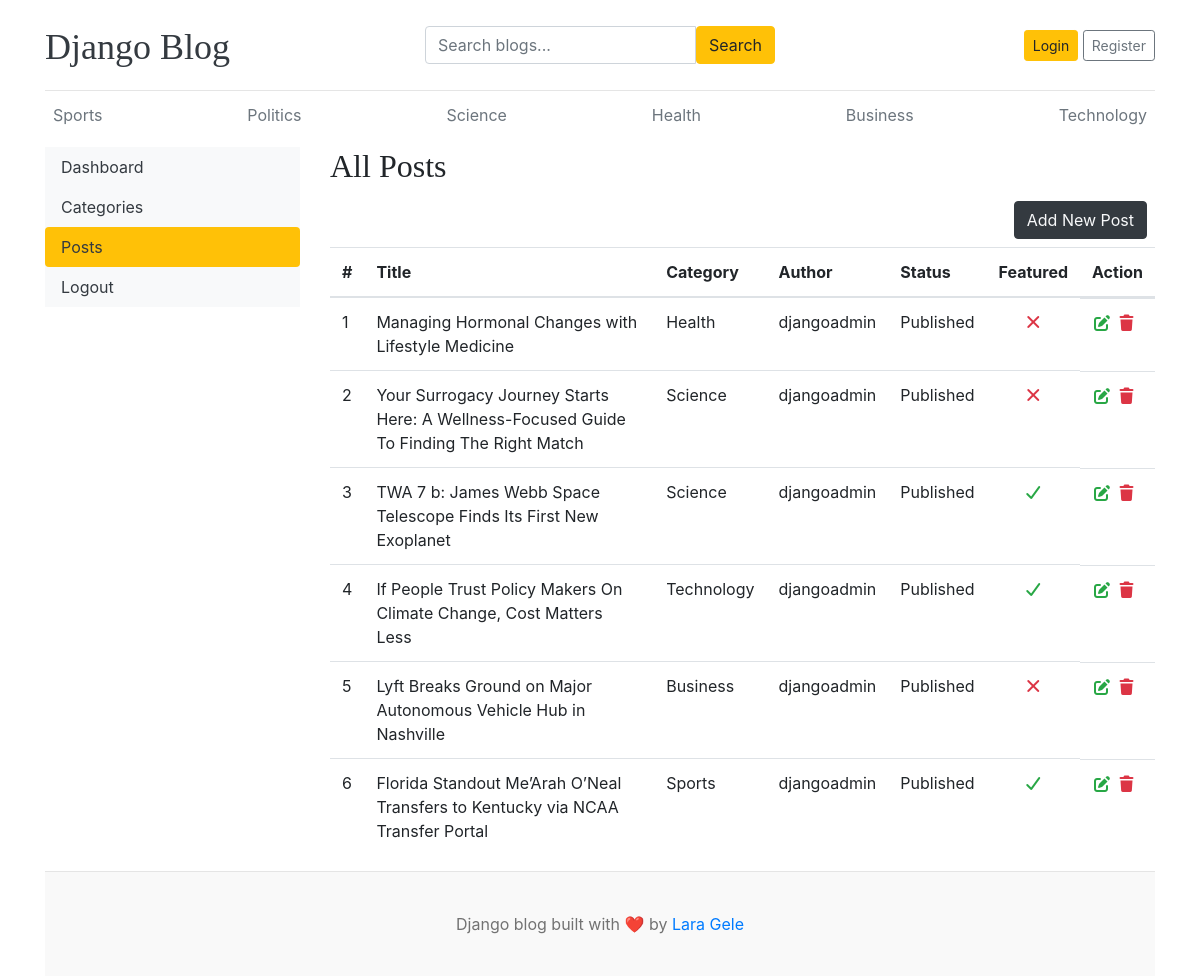
The app's page /dashboard/posts/ with its own data.
### blogs/models.py (models this page shows, shortened)
class Category(models.Model):
    category_name =models.CharField(max_length=50, unique=True)
    created_at = models.DateTimeField(auto_now_add=True)
    updated_at = models.DateTimeField(auto_now=True)
    class Meta:
        verbose_name_plural = "categories"
    def __str__(self):
        return self.category_name

class Blog(models.Model):
    title = models.CharField(max_length=100)
    slug = models.SlugField(max_length=150,unique=True,blank=True)
    category = models.ForeignKey(Category, on_delete=models.CASCADE)
    author = models.ForeignKey(User, on_delete=models.CASCADE)
    featured_image = models.ImageField(upload_to='uploads/%Y/%m/%d')
    short_description = models.TextField(max_length=500)
    blog_body = models.TextField(max_length=2000)
    status = models.CharField(max_length=20, choices=STATUS_CHOICES, default="Draft")
    is_featured =models.BooleanField(default=False)
    created_at = models.DateTimeField(auto_now_add=True)
    updated_at = models.DateTimeField(auto_now=True)

### dashboards/views.py (the view)
# urls.py: path('posts/',views.posts, name='posts'),
def posts(request):
    posts = Blog.objects.all()
    context = {
        'posts':posts
    }
    return render(request, 'dashboard/post.html', context)

### blogs/context_processors.py (called while the page is built)
def get_categories(request):
    categories = Category.objects.all()
    return dict(categories = categories)

def get_social_links(request):
    social_links = SocialLink.objects.all()
    return dict(social_links = social_links)

### templates/dashboard/post.html (shortened to what this page needs)
{% extends 'base.html' %}
{% block content %}
  <div class="row">
    {% include 'dashboard/sidebar.html' %}
    <div class="col-md-9">
        <h2>All Posts</h2>
        <a href="{% url 'add_post' %}" class="float-right m-2 btn btn-dark text-light">Add New Post</a>
      <table class="table table-hover">
        <thead>
          <tr>
            <th >#</th>
            <th >Title</th>
            <th >Category</th>
            <th >Author</th>
            <th >Status</th>
            <th >Featured</th>
            <th >Action</th>
          </tr>
        </thead>
        <tbody>
            {% for post in posts  %}
          <tr>
            <td>{{forloop.counter}}</td>
            <td>{{post.title}}</td>
            <td>{{post.category}}</td>
            <td>{{post.author}}</td>
            <td>{{post.status}}</td>
            <td class="text-center">{% if post.is_featured %}<i class="fas fa-check text-success"></i> {% else %} <i class="fas fa-times text-danger"></i> {% endif %}</td>
            <td class="d-flex flex-wrap">
                <a href="{% url 'edit_post' pk=post.id %}"><i class="fas fa-edit text-success"></i></a>
                <a href="{% url 'delete_post' pk=post.id %}"><i class="fas fa-trash text-danger"></i></a>
            </td>
          </tr>
            {% endfor %}
        </tbody>
      </table>
    </div>
  </div>
{% endblock %}

### templates/base.html (shortened to what this page needs)
{% load static %}
<!DOCTYPE html>
<html lang="en">
<head>
    <link href="https://getbootstrap.com/docs/4.0/dist/css/bootstrap.min.css" rel="stylesheet">
    <link href="{% static 'css/blog.css' %}" rel="stylesheet">
    <link rel="stylesheet" href="https://cdnjs.cloudflare.com/ajax/libs/font-awesome/7.0.1/css/all.min.css">
</head>
<body>
    <div class="container">
      <header class="blog-header py-3">
        <div class="row flex-nowrap justify-content-between align-items-center">
          <div class="col-4 pt-1">
            <a class="blog-header-logo text-dark" href="/">Django Blog</a>
          </div>
          <div class="col-4 ">
            <form action="{% url 'search' %}" method="GET">
              <div class="input-group">
                <input class="form-control" placeholder="Search blogs..." type="text" name="keyword" value={{ keyword | default:""}}>
                <button class="btn btn-warning" type="submit">Search</button>
              </div>
            </form>
          </div>
          <div class="col-4 d-flex justify-content-end align-items-center">
            {% if not user.is_authenticated %}
            <a class="btn btn-sm btn-warning" href="{% url 'login' %}">Login</a> &nbsp;
            <a class="btn btn-sm btn-outline-secondary" href="{% url 'register' %}">Register</a>
            {% else %}
             <span> <a href="{% url 'dashboard' %}">Dashboard</a></span>
             &emsp;
             <span><a href="{% url 'logout' %}">Logout</a></span>
            {% endif %}
          </div>
        </div>
      </header>
      <div class="nav-scroller py-1 mb-2">
        <nav class="nav d-flex justify-content-between">
          {% for category in categories%}
          <a class="p-2 text-muted" href="{% url 'posts_by_category' category.id %}">{{category.category_name}}</a>
          {% endfor %}
        </nav>
      </div>
{% block content %}
{% endblock %}
<footer class="blog-footer">
  <p>Django blog built with ❤️ by <a href="#">Lara Gele</a></p>
</footer>
</body>
</html>

### blog_main/static/css/blog.css (style rules this page uses)
.blog-header { border-bottom: 1px solid #e5e5e5; }
.blog-header-logo { font-family: "Playfair Display", Georgia, "Times New Roman", serif; font-size: 2.25rem; }
h1, h2, h3, h4, h5, h6 { font-family: "Playfair Display", Georgia, "Times New Roman", serif; }
.blog-footer { padding: 2.5rem 0; color: #727272; text-align: center; background-color: #f9f9f9; border-top: .05rem solid #e5e5e5; }
.blog-footer p:last-child { margin-bottom: 0; }

### records on screen
Category: category_name "Sports"
Category: category_name "Politics"
Category: category_name "Science"
Category: category_name "Health"
Category: category_name "Business"
Category: category_name "Technology"
Blog: title "Managing Hormonal Changes with Lifestyle Medicine", category "Health", author "djangoadmin", status "Published", is_featured False (drawn)
Blog: title "Your Surrogacy Journey Starts Here: A Wellness-Focused Guide To Finding The Right Match", category "Science", author "djangoadmin", status "Published", is_featured False (drawn)
Blog: title "TWA 7 b: James Webb Space Telescope Finds Its First New Exoplanet", category "Science", author "djangoadmin", status "Published", is_featured True (drawn)
Blog: title "If People Trust Policy Makers On Climate Change, Cost Matters Less", category "Technology", author "djangoadmin", status "Published", is_featured True (drawn)
Blog: title "Lyft Breaks Ground on Major Autonomous Vehicle Hub in Nashville", category "Business", author "djangoadmin", status "Published", is_featured False (drawn)
Blog: title "Florida Standout Me’Arah O’Neal Transfers to Kentucky via NCAA Transfer Portal", category "Sports", author "djangoadmin", status "Published", is_featured True (drawn)
